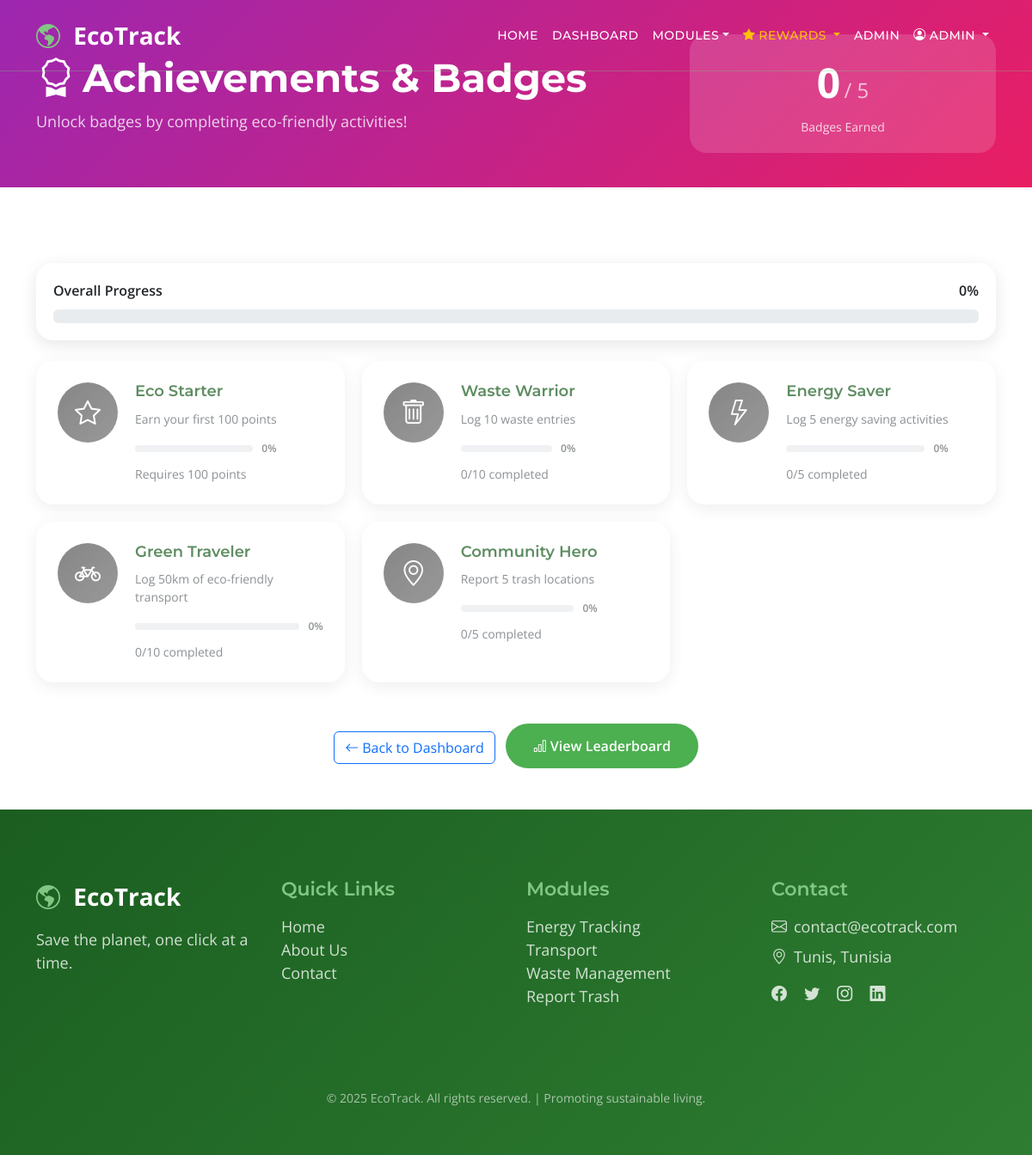
Page /modules/rewards/achievements.php (signed in) on the committed database.
### tables this page shows
CREATE TABLE IF NOT EXISTS achievements (
    id INT AUTO_INCREMENT PRIMARY KEY,
    name VARCHAR(100) NOT NULL,
    description TEXT NOT NULL,
    points_required INT DEFAULT 0,
    action_type VARCHAR(50),
    action_count INT DEFAULT 0,
    badge_icon VARCHAR(50),
    badge_color VARCHAR(20) DEFAULT 'primary',
    is_active BOOLEAN DEFAULT TRUE,
    created_at TIMESTAMP DEFAULT CURRENT_TIMESTAMP
);

CREATE TABLE IF NOT EXISTS users (
    id INT AUTO_INCREMENT PRIMARY KEY,
    name VARCHAR(100) NOT NULL,
    email VARCHAR(100) UNIQUE NOT NULL,
    password VARCHAR(255) NOT NULL,
    role VARCHAR(20) DEFAULT 'user',
    avatar VARCHAR(255) DEFAULT NULL,
    total_points INT DEFAULT 0,
    created_at TIMESTAMP DEFAULT CURRENT_TIMESTAMP,
    updated_at TIMESTAMP DEFAULT CURRENT_TIMESTAMP ON UPDATE CURRENT_TIMESTAMP
);

### includes/PointsManager.php (called while the page is built, shortened)
<?php
class PointsManager {
    private $pdo;
    public function __construct($pdo) {
        $this->pdo = $pdo;
    }
    public function getUserPoints($userId) {
        $stmt = $this->pdo->prepare("SELECT total_points FROM users WHERE id = ?");
        $stmt->execute([$userId]);
        return $stmt->fetchColumn() ?: 0;
    }
    public function getActionCount($userId, $actionType) {
        $stmt = $this->pdo->prepare("
            SELECT COUNT(*) FROM points_history
            WHERE user_id = ? AND action_type = ?
        ");
        $stmt->execute([$userId, $actionType]);
        return $stmt->fetchColumn();
    }
    public function getUserAchievements($userId) {
        $stmt = $this->pdo->prepare("
            SELECT a.*, ua.earned_at
            FROM achievements a
            INNER JOIN user_achievements ua ON a.id = ua.achievement_id
            WHERE ua.user_id = ?
            ORDER BY ua.earned_at DESC
        ");
        $stmt->execute([$userId]);
        return $stmt->fetchAll();
    }
    public function getAllAchievements() {
        return $this->pdo->query("SELECT * FROM achievements WHERE is_active = TRUE ORDER BY id")->fetchAll();
    }
    public function getAchievementProgress($userId, $achievement) {
        if ($achievement['points_required'] > 0) {
            $userPoints = $this->getUserPoints($userId);
            return min(100, ($userPoints / $achievement['points_required']) * 100);
        }
        if ($achievement['action_type'] && $achievement['action_count'] > 0) {
            $count = $this->getActionCount($userId, $achievement['action_type']);
            return min(100, ($count / $achievement['action_count']) * 100);
        }
        return 0;
    }
}
?>

### modules/rewards/achievements.php (the view, shortened to what this page needs)
<?php
require_once '../../includes/config.php';
require_once '../../includes/PointsManager.php';
$userId = $_SESSION['user_id'];
$pointsManager = new PointsManager($pdo);
$allAchievements = $pointsManager->getAllAchievements();
$userAchievements = $pointsManager->getUserAchievements($userId);
$earnedIds = array_column($userAchievements, 'id');
include '../../includes/header.php';
?>
<div class="dashboard-header" style="background: linear-gradient(135deg, #9c27b0 0%, #e91e63 100%);">
    <div class="container">
        <div class="row align-items-center">
            <div class="col-lg-8">
                <h2><i class="bi-award me-2"></i>Achievements & Badges</h2>
                <p>Unlock badges by completing eco-friendly activities!</p>
            </div>
            <div class="col-lg-4 text-lg-end">
                <div class="achievement-progress-summary">
                    <span class="earned-count"><?php echo count($userAchievements); ?></span>
                    <span class="total-count">/ <?php echo count($allAchievements); ?></span>
                    <span class="label">Badges Earned</span>
                </div>
            </div>
        </div>
    </div>
</div>
<section class="py-5">
    <div class="container">
        <div class="row mb-4">
            <div class="col-12">
                <div class="progress-bar-container">
                    <div class="progress-info">
                        <span>Overall Progress</span>
                        <span><?php echo round((count($userAchievements) / count($allAchievements)) * 100); ?>%</span>
                    </div>
                    <div class="progress">
                    </div>
                </div>
            </div>
        </div>
        <div class="achievements-grid">
            <?php foreach ($allAchievements as $achievement): ?>
            <?php
                $isEarned = in_array($achievement['id'], $earnedIds);
                $progress = $pointsManager->getAchievementProgress($userId, $achievement);
            ?>
            <div class="achievement-card <?php echo $isEarned ? 'earned' : 'locked'; ?>">
                <div class="achievement-icon bg-<?php echo $achievement['badge_color']; ?>">
                    <i class="<?php echo $achievement['badge_icon']; ?>"></i>
                </div>
                <div class="achievement-content">
                    <h5><?php echo htmlspecialchars($achievement['name']); ?></h5>
                    <p><?php echo htmlspecialchars($achievement['description']); ?></p>
                    <?php if (!$isEarned): ?>
                    <div class="achievement-progress">
                        <div class="progress">
                        </div>
                        <span class="progress-text"><?php echo round($progress); ?>%</span>
                    </div>
                    <?php if ($achievement['points_required'] > 0): ?>
                    <small class="requirement">Requires <?php echo number_format($achievement['points_required']); ?> points</small>
                    <?php elseif ($achievement['action_count'] > 0): ?>
                    <small class="requirement"><?php echo $pointsManager->getActionCount($userId, $achievement['action_type']); ?>/<?php echo $achievement['action_count']; ?> completed</small>
                    <?php endif; ?>
                    <?php else: ?>
                    <div class="earned-badge">
                        <i class="bi-patch-check-fill"></i> Earned!
                    </div>
                    <?php endif; ?>
                </div>
            </div>
            <?php endforeach; ?>
        </div>
        <div class="row mt-5">
            <div class="col-12 text-center">
                <a href="index.php" class="btn btn-outline-primary me-2">
                    <i class="bi-arrow-left me-1"></i>Back to Dashboard
                </a>
                <a href="leaderboard.php" class="custom-btn">
                    <i class="bi-bar-chart me-1"></i>View Leaderboard
                </a>
            </div>
        </div>
    </div>
</section>
<?php include '../../includes/footer.php'; ?>

### css/style.css (style rules this page uses)
:root { --white-color: #ffffff; --primary-color: #2e7d32; --secondary-color: #81c784; --section-bg-color: #e8f5e9; --custom-btn-bg-color: #4caf50; --custom-btn-bg-hover-color: #2e7d32; --dark-color: #1b5e20; --p-color: #5d6368; --border-color: #a5d6a7; --link-hover-color: #1b5e20; --success-color: #4caf50; --warning-color: #ff9800; --danger-color: #f44336; --info-color: #2196f3; --body-font-family: 'Open Sans', sans-serif; --title-font-family: 'Montserrat', sans-serif; --h1-font-size: 58px; --h2-font-size: 46px; --h3-font-size: 32px; --h4-font-size: 28px; --h5-font-size: 24px; --h6-font-size: 22px; --p-font-size: 18px; --menu-font-size: 14px; --btn-font-size: 16px; --copyright-font-size: 14px; --border-radius-large: 100px; --border-radius-medium: 20px; --border-radius-small: 10px; --font-weight-normal: 400; --font-weight-medium: 500; --font-weight-semibold: 600; --font-weight-bold: 700; }
body { background-color: var(--white-color); font-family: var(--body-font-family); }
h2, h3, h4, h5, h6 { color: var(--dark-color); }
h1, h2, h3, h4, h5, h6 { font-family: var(--title-font-family); font-weight: var(--font-weight-semibold); }
h2 { font-size: var(--h2-font-size); font-weight: var(--font-weight-bold); }
h5 { font-size: var(--h5-font-size); }
p { color: var(--p-color); font-size: var(--p-font-size); font-weight: var(--font-weight-normal); }
a, button { touch-action: manipulation; transition: all 0.3s; }
a { display: inline-block; color: var(--primary-color); text-decoration: none; }
.custom-btn { background: var(--custom-btn-bg-color); border: 2px solid transparent; border-radius: var(--border-radius-large); color: var(--white-color); font-size: var(--btn-font-size); font-weight: var(--font-weight-semibold); padding: 12px 30px; transition: all 0.3s; }
.dashboard-header { background: linear-gradient(135deg, #1b5e20 0%, #4caf50 100%); padding: 40px 0; margin-bottom: 40px; }
.dashboard-header h2 { color: var(--white-color); margin-bottom: 10px; }
.dashboard-header p { color: rgba(255,255,255,0.8); margin-bottom: 0; }
.achievement-progress-summary { background: rgba(255,255,255,0.15); border-radius: var(--border-radius-medium); padding: 20px 30px; text-align: center; }
.achievement-progress-summary .earned-count { font-size: 48px; font-weight: var(--font-weight-bold); color: #fff; }
.achievement-progress-summary .total-count { font-size: 24px; color: rgba(255,255,255,0.7); }
.achievement-progress-summary .label { display: block; font-size: 14px; color: rgba(255,255,255,0.8); margin-top: 5px; }
.progress-bar-container { background: #fff; border-radius: var(--border-radius-medium); padding: 20px; box-shadow: 0 5px 20px rgba(0,0,0,0.1); }
.progress-info { display: flex; justify-content: space-between; margin-bottom: 10px; font-weight: var(--font-weight-semibold); }
.achievements-grid { display: grid; grid-template-columns: repeat(auto-fill, minmax(300px, 1fr)); gap: 20px; }
.achievement-card { background: #fff; border-radius: var(--border-radius-medium); padding: 25px; display: flex; gap: 20px; box-shadow: 0 5px 20px rgba(0,0,0,0.1); transition: all 0.3s; }
.achievement-card.locked { opacity: 0.7; }
.achievement-icon { width: 70px; height: 70px; border-radius: 50%; display: flex; align-items: center; justify-content: center; font-size: 30px; color: #fff; flex-shrink: 0; position: relative; }
.achievement-card.locked .achievement-icon { filter: grayscale(100%); }
.achievement-content h5 { margin: 0 0 10px 0; font-size: 18px; }
.achievement-content p { margin: 0 0 15px 0; font-size: 14px; }
.achievement-progress { display: flex; align-items: center; gap: 10px; }
.achievement-progress .progress { flex: 1; height: 8px; }
.progress-text { font-size: 12px; font-weight: var(--font-weight-semibold); color: var(--p-color); }
.requirement { display: block; color: var(--p-color); margin-top: 10px; }
.bg-primary { background: linear-gradient(135deg, #3f51b5, #5c6bc0); }

### rows in the picture
achievements: name "Eco Starter", description "Earn your first 100 points", progress "0", points_required "100"
achievements: name "Waste Warrior", description "Log 10 waste entries", progress "0", ActionCount "0", action_count "10"
achievements: name "Energy Saver", description "Log 5 energy saving activities", progress "0", ActionCount "0", action_count "5"
achievements: name "Green Traveler", description "Log 50km of eco-friendly transport", progress "0", ActionCount "0", action_count "10"
achievements: name "Community Hero", description "Report 5 trash locations", progress "0", ActionCount "0", action_count "5"

### other values in the picture
$_SESSION['user_name'] "ADMIN"
count($userAchievements) "0"
count($allAchievements) "5"
SITE_SLOGAN "Save the planet, one click at a time."
